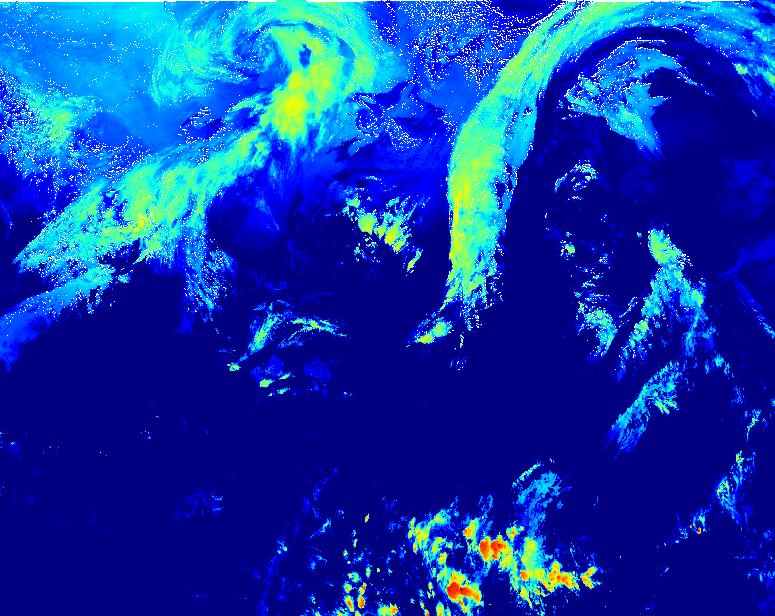
#> input picture my_plot.jpg, 775 x 616 px
$ python sobel_task1.py   (older library calls are emulated)
#> lines starting #> are read from the running program, lines starting #| are printed output that depends on the picture
#> further down, image is the input picture: shape (616, 775, 3); mean B, G, R 167.9, 56, 16.3
import numpy as np
from PIL import Image
from scipy.signal import convolve2d
import cv2
from scipy import ndimage

def apply_sobel_filter(image):
    sobel_x = np.array([[1, 0, -1], [2, 0, -2], [1, 0, -1]])
    sobel_y = np.array([[1, 2, 1], [0, 0, 0], [-1, -2, -1]])

    # Convert to grayscale if needed
    if image.ndim == 3:
        image = cv2.cvtColor(image, cv2.COLOR_BGR2GRAY)
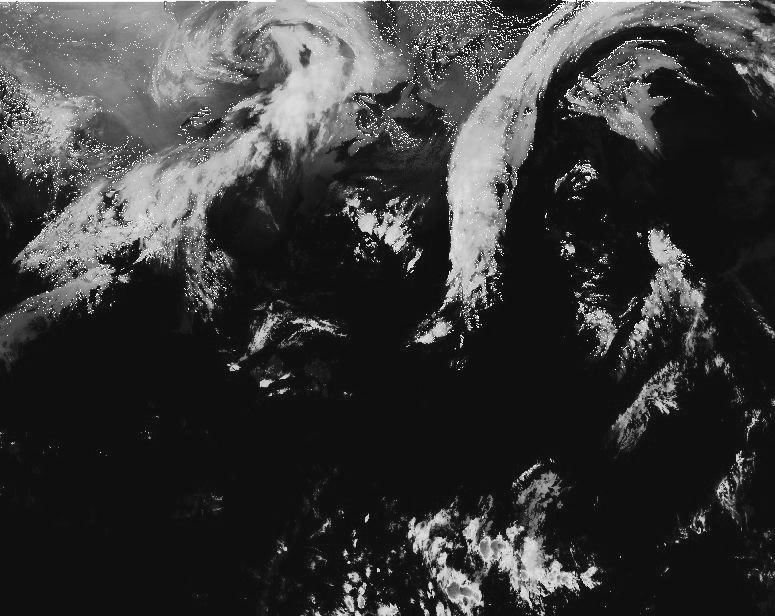
#> image: shape (616, 775); min 7, max 255, mean 56.9

    # Apply Gaussian smoothing filter for denoising
    image = cv2.GaussianBlur(image, (3, 3), 0)

    # Apply Sobel filters
    gradient_x = convolve2d(image, sobel_x, mode='same', boundary='symm') / 8.0
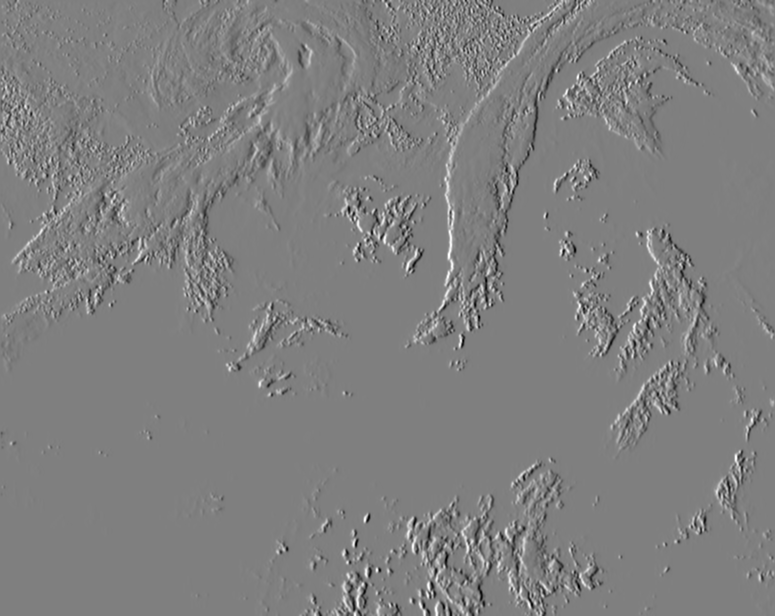
#> gradient_x: shape (616, 775) float64; min -73.88, max 73.5, mean 0; drawn with min black and max white
    gradient_y = convolve2d(image, sobel_y, mode='same', boundary='symm') / 8.0
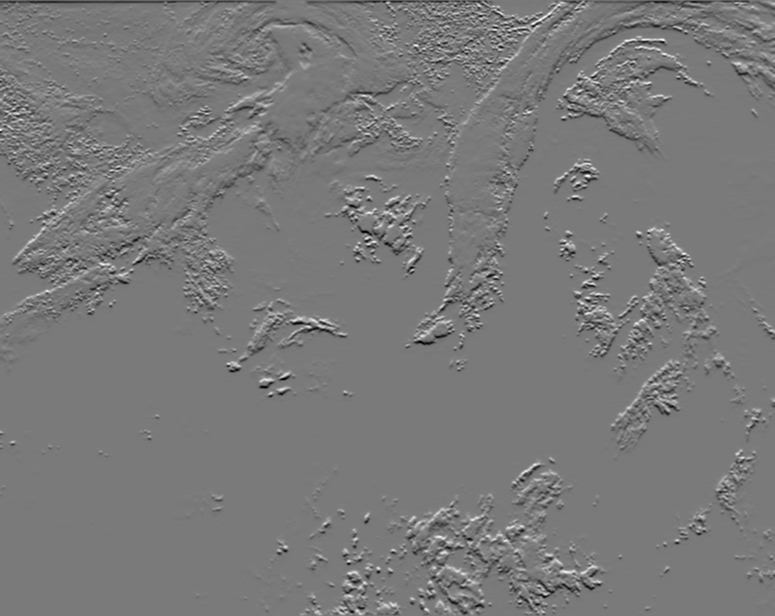
#> gradient_y: shape (616, 775) float64; min -69.62, max 75.5, mean -0.3; drawn with min black and max white

    # Calculate total gradient magnitude and direction
    #gradient_magnitude = np.sqrt(np.square(gradient_x) + np.square(gradient_y))
    #gradient_direction = np.arctan2(gradient_y, gradient_x)

    return gradient_x, gradient_y

# Load the image and convert it to a numpy array
image = cv2.imread('my_plot.jpg')

gradient_magnitude, gradient_direction = apply_sobel_filter(image)

# [46 lines left out: functions sobel_with_cv2, another_sobel, calculate_brightness_gradient, not called in this run]
